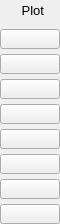
    <widget class="PyDMFrame" name="composite_8">
      <property name="geometry">
        <rect>
          <x>860</x>
          <y>41</y>
          <width>60</width>
          <height>224</height>
        </rect>
      </property>
      <widget class="QLabel" name="text_8">
        <property name="geometry">
          <rect>
            <x>4</x>
            <y>0</y>
            <width>40</width>
            <height>20</height>
          </rect>
        </property>
        <property name="text">
          <string>Plot</string>
        </property>
        <property name="font" stdset="0">
          <font>
            <pointsize>10</pointsize>
          </font>
        </property>
        <property name="brush" stdset="0">
          <brush brushstyle="SolidPattern">
            <color alpha="255">
              <red>0</red>
              <green>0</green>
              <blue>0</blue>
            </color>
          </brush>
        </property>
        <property name="toolTip">
          <string>text_8</string>
        </property>
        <property name="alignment">
          <set>Qt::AlignRight|Qt::AlignTrailing|Qt::AlignVCenter</set>
        </property>
        <property name="styleSheet">
          <string notr="true">QLabel#text_8 {
  color: rgb(0, 0, 0);
  }</string>
        </property>
      </widget>
      <widget class="PyDMRelatedDisplayButton" name="related_display">
        <property name="geometry">
          <rect>
            <x>0</x>
            <y>29</y>
            <width>60</width>
            <height>20</height>
          </rect>
        </property>
        <property name="showIcon" stdset="0">
          <bool>true</bool>
        </property>
        <property name="font" stdset="0">
          <font>
            <pointsize>10</pointsize>
          </font>
        </property>
        <property name="styleSheet">
          <string notr="true">PyDMRelatedDisplayButton#related_display {
  color: rgb(0, 0, 0);
  background-color: rgb(115, 223, 255);
  }</string>
        </property>
        <property name="titles" stdset="0">
          <stringlist>
            <string>Time series</string>
          </stringlist>
        </property>
        <property name="filenames" stdset="0">
          <stringlist>
            <string>TimeSeries_V26.ui</string>
          </stringlist>
        </property>
        <property name="macros" stdset="0">
          <stringlist>
            <string>P=${P},R=${R},PLT=${A1}TSArrayValue</string>
          </stringlist>
        </property>
        <property name="openInNewWindow" stdset="0">
          <bool>true</bool>
        </property>
      </widget>
      <widget class="PyDMRelatedDisplayButton" name="related_display_1">
        <property name="geometry">
          <rect>
            <x>0</x>
            <y>54</y>
            <width>60</width>
            <height>20</height>
          </rect>
        </property>
        <property name="showIcon" stdset="0">
          <bool>true</bool>
        </property>
        <property name="font" stdset="0">
          <font>
            <pointsize>10</pointsize>
          </font>
        </property>
        <property name="styleSheet">
          <string notr="true">PyDMRelatedDisplayButton#related_display_1 {
  color: rgb(0, 0, 0);
  background-color: rgb(115, 223, 255);
  }</string>
        </property>
        <property name="titles" stdset="0">
          <stringlist>
            <string>Time series</string>
          </stringlist>
        </property>
        <property name="filenames" stdset="0">
          <stringlist>
            <string>TimeSeries_V26.ui</string>
          </stringlist>
        </property>
        <property name="macros" stdset="0">
          <stringlist>
            <string>P=${P},R=${R},PLT=${A2}TSArrayValue</string>
          </stringlist>
        </property>
        <property name="openInNewWindow" stdset="0">
          <bool>true</bool>
        </property>
      </widget>
      <widget class="PyDMRelatedDisplayButton" name="related_display_2">
        <property name="geometry">
          <rect>
            <x>0</x>
            <y>79</y>
            <width>60</width>
            <height>20</height>
          </rect>
        </property>
        <property name="showIcon" stdset="0">
          <bool>true</bool>
        </property>
        <property name="font" stdset="0">
          <font>
            <pointsize>10</pointsize>
          </font>
        </property>
        <property name="styleSheet">
          <string notr="true">PyDMRelatedDisplayButton#related_display_2 {
  color: rgb(0, 0, 0);
  background-color: rgb(115, 223, 255);
  }</string>
        </property>
        <property name="titles" stdset="0">
          <stringlist>
            <string>Time series</string>
          </stringlist>
        </property>
        <property name="filenames" stdset="0">
          <stringlist>
            <string>TimeSeries_V26.ui</string>
          </stringlist>
        </property>
        <property name="macros" stdset="0">
          <stringlist>
            <string>P=${P},R=${R},PLT=${A3}TSArrayValue</string>
          </stringlist>
        </property>
        <property name="openInNewWindow" stdset="0">
          <bool>true</bool>
        </property>
      </widget>
      <widget class="PyDMRelatedDisplayButton" name="related_display_3">
        <property name="geometry">
          <rect>
            <x>0</x>
            <y>104</y>
            <width>60</width>
            <height>20</height>
          </rect>
        </property>
        <property name="showIcon" stdset="0">
          <bool>true</bool>
        </property>
        <property name="font" stdset="0">
          <font>
            <pointsize>10</pointsize>
          </font>
        </property>
        <property name="styleSheet">
          <string notr="true">PyDMRelatedDisplayButton#related_display_3 {
  color: rgb(0, 0, 0);
  background-color: rgb(115, 223, 255);
  }</string>
        </property>
        <property name="titles" stdset="0">
          <stringlist>
            <string>Time series</string>
          </stringlist>
        </property>
        <property name="filenames" stdset="0">
          <stringlist>
            <string>TimeSeries_V26.ui</string>
          </stringlist>
        </property>
        <property name="macros" stdset="0">
          <stringlist>
            <string>P=${P},R=${R},PLT=${A4}TSArrayValue</string>
          </stringlist>
        </property>
        <property name="openInNewWindow" stdset="0">
          <bool>true</bool>
        </property>
      </widget>
      <widget class="PyDMRelatedDisplayButton" name="related_display_4">
        <property name="geometry">
          <rect>
            <x>0</x>
            <y>129</y>
            <width>60</width>
            <height>20</height>
          </rect>
        </property>
        <property name="showIcon" stdset="0">
          <bool>true</bool>
        </property>
        <property name="font" stdset="0">
          <font>
            <pointsize>10</pointsize>
          </font>
        </property>
        <property name="styleSheet">
          <string notr="true">PyDMRelatedDisplayButton#related_display_4 {
  color: rgb(0, 0, 0);
  background-color: rgb(115, 223, 255);
  }</string>
        </property>
        <property name="titles" stdset="0">
          <stringlist>
            <string>Time series</string>
          </stringlist>
        </property>
        <property name="filenames" stdset="0">
          <stringlist>
            <string>TimeSeries_V26.ui</string>
          </stringlist>
        </property>
        <property name="macros" stdset="0">
          <stringlist>
            <string>P=${P},R=${R},PLT=${A5}TSArrayValue</string>
          </stringlist>
        </property>
        <property name="openInNewWindow" stdset="0">
          <bool>true</bool>
        </property>
      </widget>
      <widget class="PyDMRelatedDisplayButton" name="related_display_5">
        <property name="geometry">
          <rect>
            <x>0</x>
            <y>154</y>
            <width>60</width>
            <height>20</height>
          </rect>
        </property>
        <property name="showIcon" stdset="0">
          <bool>true</bool>
        </property>
        <property name="font" stdset="0">
          <font>
            <pointsize>10</pointsize>
          </font>
        </property>
        <property name="styleSheet">
          <string notr="true">PyDMRelatedDisplayButton#related_display_5 {
  color: rgb(0, 0, 0);
  background-color: rgb(115, 223, 255);
  }</string>
        </property>
        <property name="titles" stdset="0">
          <stringlist>
            <string>Time series</string>
          </stringlist>
        </property>
        <property name="filenames" stdset="0">
          <stringlist>
            <string>TimeSeries_V26.ui</string>
          </stringlist>
        </property>
        <property name="macros" stdset="0">
          <stringlist>
            <string>P=${P},R=${R},PLT=${A6}TSArrayValue</string>
          </stringlist>
        </property>
        <property name="openInNewWindow" stdset="0">
          <bool>true</bool>
        </property>
      </widget>
      <widget class="PyDMRelatedDisplayButton" name="related_display_6">
        <property name="geometry">
          <rect>
            <x>0</x>
            <y>179</y>
            <width>60</width>
            <height>20</height>
          </rect>
        </property>
        <property name="showIcon" stdset="0">
          <bool>true</bool>
        </property>
        <property name="font" stdset="0">
          <font>
            <pointsize>10</pointsize>
          </font>
        </property>
        <property name="styleSheet">
          <string notr="true">PyDMRelatedDisplayButton#related_display_6 {
  color: rgb(0, 0, 0);
  background-color: rgb(115, 223, 255);
  }</string>
        </property>
        <property name="titles" stdset="0">
          <stringlist>
            <string>Time series</string>
          </stringlist>
        </property>
        <property name="filenames" stdset="0">
          <stringlist>
            <string>TimeSeries_V26.ui</string>
          </stringlist>
        </property>
        <property name="macros" stdset="0">
          <stringlist>
            <string>P=${P},R=${R},PLT=${A7}TSArrayValue</string>
          </stringlist>
        </property>
        <property name="openInNewWindow" stdset="0">
          <bool>true</bool>
        </property>
      </widget>
      <widget class="PyDMRelatedDisplayButton" name="related_display_7">
        <property name="geometry">
          <rect>
            <x>0</x>
            <y>204</y>
            <width>60</width>
            <height>20</height>
          </rect>
        </property>
        <property name="showIcon" stdset="0">
          <bool>true</bool>
        </property>
        <property name="font" stdset="0">
          <font>
            <pointsize>10</pointsize>
          </font>
        </property>
        <property name="styleSheet">
          <string notr="true">PyDMRelatedDisplayButton#related_display_7 {
  color: rgb(0, 0, 0);
  background-color: rgb(115, 223, 255);
  }</string>
        </property>
        <property name="titles" stdset="0">
          <stringlist>
            <string>Time series</string>
          </stringlist>
        </property>
        <property name="filenames" stdset="0">
          <stringlist>
            <string>TimeSeries_V26.ui</string>
          </stringlist>
        </property>
        <property name="macros" stdset="0">
          <stringlist>
            <string>P=${P},R=${R},PLT=${A8}TSArrayValue</string>
          </stringlist>
        </property>
        <property name="openInNewWindow" stdset="0">
          <bool>true</bool>
        </property>
      </widget>
    </widget>
